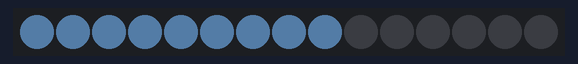
Simulated run of this sketch. Board: Arduino Uno, built with avr-gcc and run on an emulated ATmega328P. Shown: 15 RGB LEDs in strip order, left to right. Dim RGB values are drawn brighter than linear; random numbers use the default seed unless the sketch sets one.

Above: at 0.25 s.
At 5.1 s:
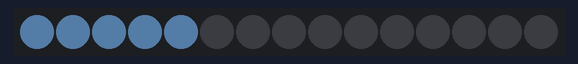
At 10.35 s:
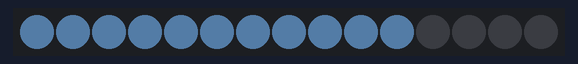
At 19.1 s:
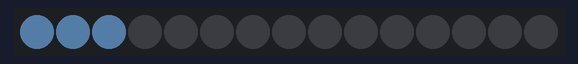
At 28.34 s:
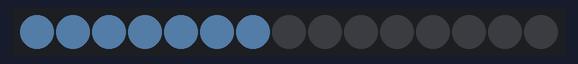
At 37.46 s:
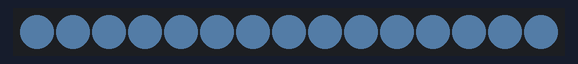

The sketch:

Indicators.ino
```cpp
// (licence header left out)
#include "Makeblock.h"
#include <SoftwareSerial.h>
#include <Wire.h>

MeRGBLed led(PORT_3);

void setup()
{
  // set the led quantity.
  led.setNumber(15);
}
int lastNum = 0;

void loop()
{
  byte count = random(1,15);
 // generates random numbers
  indicators(count,20,30,40);
  delay(150);
}
void indicators(byte count,byte r,byte g,byte b){
  byte inSpeed = 10;
  if(lastNum <= count){
      for(int x = lastNum; x <= count; ++x){
          led.setColorAt(x,r,g,b);
          led.show();
          delay(inSpeed);
      }
    }
    else{
      for(int x = lastNum; x > count; --x){
          led.setColorAt(x,0,0,0);
          led.show();
          delay(inSpeed);
      }
    }
    lastNum = count;
}
```
